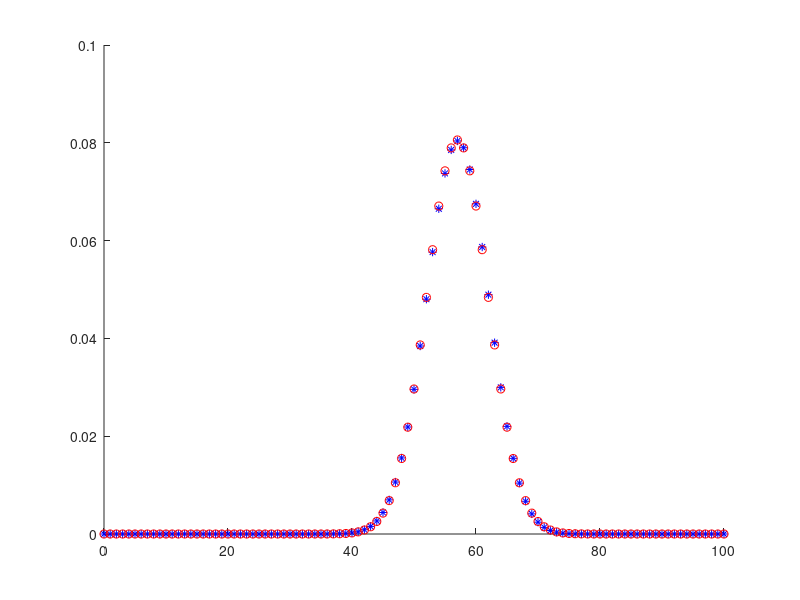
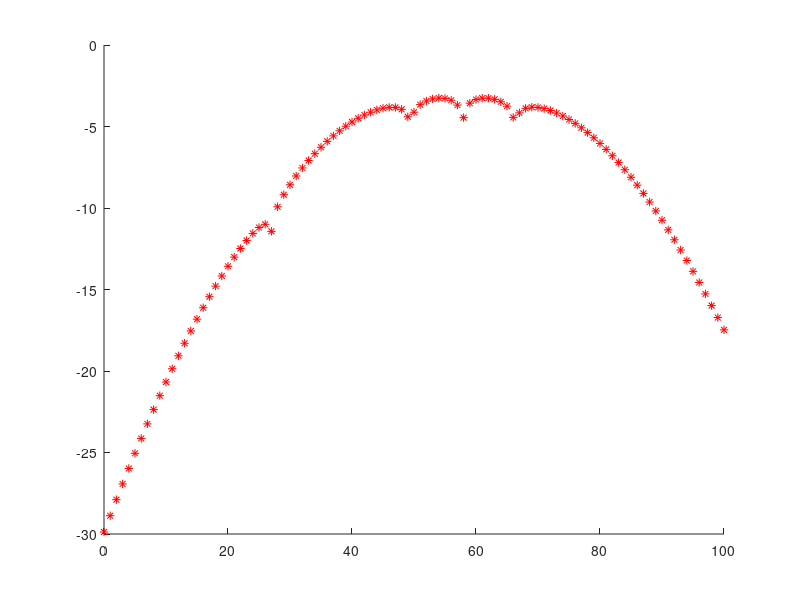

Write MATLAB code to recreate these figures, in order.
clc
clear
close all

n=100;
p=0.57;

k=0:1:n;
bk=pdf('bino',k,n,p);

mu=n*p;
sigma=sqrt(n*p*(1-p));

nk=pdf('norm',k,mu,sigma);

figure(1)
hold on
plot(k,bk,'b*')
plot(k,nk,'ro')

[bk;nk]

figure(2)
hold on
plot(k,log10(abs(bk-nk)),'r*')